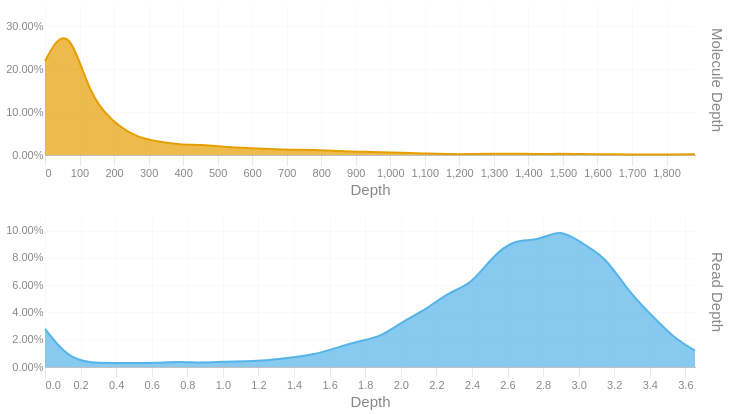

The code cell stored with this chart in its notebook:
### Code cell
readdep = depth_hist(tb['Read Depth'], q99, 3)
readdep = readdep.with_columns(pl.lit('Read Depth').alias('Metric'))
if not SKIPLR:
    moldep = depth_hist(tb['Molecule Depth'], mol_q99, 1)
    moldep = moldep.with_columns(pl.lit('Molecule Depth').alias('Metric'))
    _hist = pl.concat([readdep, moldep])
    _hist = _hist.filter(pl.col('Proportion') != 0)
    with SafeRender(_hist):
        (
            alt.Chart(_hist)        
            .mark_area(interpolate = "basis")
            .encode(
                x=alt.X('Bin:Q').scale(domainMin=0).axis(alt.Axis(title='Depth')),
                y = alt.Y('Proportion:Q', title = None).axis(format = '.2%'),
                color = alt.Color('Metric:N').legend(None),
                row = alt.Row("Metric:N").header(title = None, labelOrient = 'right'),
                tooltip = [
                    alt.Tooltip("Metric:N", title = "Metric"),
                    alt.Tooltip('Interval:N', title = "Depth Interval"),
                    alt.Tooltip('Proportion:Q', title = "% Alignments").format('.2%')
                ]
            )
            .resolve_scale(x='independent', y='independent')
            .properties(
                height = 150, width = 650,
                usermeta={'embedOptions': {'downloadFileName': f'{samplename}.depth.hist'}}
            )
        ).display()
else:
    readdep = readdep.filter(pl.col('Proportion') != 0)
    with SafeRender(readdep):
        (
            alt.Chart(readdep)        
            .mark_area(interpolate = "basis")
            .encode(
                x=alt.X('Bin:Q').scale(domainMin=0).axis(alt.Axis(title='Depth')),
                y = alt.Y('Proportion:Q', title = None).axis(format = '.2%'),
                tooltip = [
                    alt.Tooltip('Interval:N', title = "Depth Interval"),
                    alt.Tooltip('Proportion:Q', title = "% Alignments").format('.2%')
                ]
            )
            .properties(
                usermeta={'embedOptions': {'downloadFileName': f'{samplename}.depth.hist'}}
            )
        ).display()

### Figure 1 — Vega-Lite specification as saved in the notebook (floating-point values rounded to 4 significant figures)
{"width": 650, "height": 150, "config": {"title": {"anchor": "start", "dy": -15, "fontSize": 18, "color": "#888888", "subtitleColor": "#888888", "subtitleFontSize": 14}, "arc": {"fill": "#0072B2"}, "axis": {"domainColor": "#888888", "domainWidth": 0.5, "gridWidth": 0.2, "grid": false, "titleFontWeight": 400, "titleFontSize": 15, "labelFontSize": 11, "labelColor": "#888888", "tickColor": "#888888", "tickWidth": 0.2, "titleColor": "#888888"}, "axisBand": {"grid": false}, "axisX": {"grid": true, "tickSize": 10, "domainCap": "round"}, "axisY": {"domain": false, "grid": true, "tickSize": 0, "domainCap": "round"}, "background": "transparent", "header": {"labelFontSize": 15, "labelColor": "#888888", "titleFontSize": 15, "titleFontWeight": 600, "titleColor": "#888888"}, "legend": {"labelFont": "sans-serif", "labelFontSize": 12, "labelColor": "#888888", "symbolSize": 100, "symbolType": "circle", "titleFontSize": 12, "titlePadding": 10, "titleColor": "#888888", "title": null}, "range": {"category": ["#E69F00", "#56B4E9", "#009E73", "#F0E442", "#0072B2", "#D55E00", "#CC79A7", "#000000"], "diverging": ["#cfe8f3", "#a2d4ec", "#73bfe2", "#46abdb", "#1696d2", "#12719e"]}, "area": {"fill": "#0072B2", "fillOpacity": 0.7, "line": true, "strokeOpacity": 0.7}, "line": {"color": "#0072B2", "stroke": "#0072B2", "strokeWidth": 2}, "trail": {"color": "#0072B2", "stroke": "#0072B2", "strokeWidth": 0, "size": 1}, "point": {"filled": true, "fillOpacity": 1.0, "size": 95}, "text": {"color": "#888888", "fontSize": 11, "align": "right", "fontWeight": 400, "size": 11}, "bar": {"fill": "#0072B2", "stroke": null}, "view": {"stroke": null, "continuousWidth": 660, "continuousHeight": 400}}, "data": {"name": "data-230d2489412ecf18c7e1a649471a6c9b"}, "mark": {"type": "area", "interpolate": "basis"}, "encoding": {"color": {"field": "Metric", "legend": null, "type": "nominal"}, "row": {"field": "Metric", "header": {"title": null, "labelOrient": "right"}, "type": "nominal"}, "tooltip": [{"field": "Metric", "title": "Metric", "type": "nominal"}, {"field": "Interval", "title": "Depth Interval", "type": "nominal"}, {"field": "Proportion", "format": ".2%", "title": "% Alignments", "type": "quantitative"}], "x": {"axis": {"title": "Depth"}, "field": "Bin", "scale": {"domainMin": 0}, "type": "quantitative"}, "y": {"axis": {"format": ".2%"}, "field": "Proportion", "title": null, "type": "quantitative"}}, "resolve": {"scale": {"x": "independent", "y": "independent"}}, "usermeta": {"embedOptions": {"downloadFileName": "S3_Annapolis_037.depth.hist"}}, "$schema": "https://vega.github.io/schema/vega-lite/v6.1.0.json", "datasets": {"data-230d2489412ecf18c7e1a649471a6c9b": [{"Bin": 0.0, "Interval": "0.0-0.126", "Proportion": 0.028, "Metric": "Read Depth"}, {"Bin": 0.126, "Interval": "0.126-0.252", "Proportion": 0.007, "Metric": "Read Depth"}, {"Bin": 0.252, "Interval": "0.252-0.378", "Proportion": 0.003, "Metric": "Read Depth"}, {"Bin": 0.378, "Interval": "0.378-0.504", "Proportion": 0.003, "Metric": "Read Depth"}, {"Bin": 0.504, "Interval": "0.504-0.63", "Proportion": 0.003, "Metric": "Read Depth"}, {"Bin": 0.63, "Interval": "0.63-0.756", "Proportion": 0.003, "Metric": "Read Depth"}, {"Bin": 0.756, "Interval": "0.756-0.882", "Proportion": 0.004, "Metric": "Read Depth"}, {"Bin": 0.882, "Interval": "0.882-1.008", "Proportion": 0.003, "Metric": "Read Depth"}, {"Bin": 1.008, "Interval": "1.008-1.134", "Proportion": 0.004, "Metric": "Read Depth"}, {"Bin": 1.134, "Interval": "1.134-1.26", "Proportion": 0.004, "Metric": "Read Depth"}, {"Bin": 1.26, "Interval": "1.26-1.386", "Proportion": 0.005, "Metric": "Read Depth"}, {"Bin": 1.386, "Interval": "1.386-1.512", "Proportion": 0.007, "Metric": "Read Depth"}, {"Bin": 1.512, "Interval": "1.512-1.638", "Proportion": 0.009, "Metric": "Read Depth"}, {"Bin": 1.638, "Interval": "1.638-1.764", "Proportion": 0.014, "Metric": "Read Depth"}, {"Bin": 1.764, "Interval": "1.764-1.89", "Proportion": 0.019, "Metric": "Read Depth"}, {"Bin": 1.89, "Interval": "1.89-2.016", "Proportion": 0.022, "Metric": "Read Depth"}, {"Bin": 2.016, "Interval": "2.016-2.142", "Proportion": 0.034, "Metric": "Read Depth"}, {"Bin": 2.142, "Interval": "2.142-2.268", "Proportion": 0.042, "Metric": "Read Depth"}, {"Bin": 2.268, "Interval": "2.268-2.394", "Proportion": 0.055, "Metric": "Read Depth"}, {"Bin": 2.394, "Interval": "2.394-2.52", "Proportion": 0.06, "Metric": "Read Depth"}, {"Bin": 2.52, "Interval": "2.52-2.646", "Proportion": 0.082, "Metric": "Read Depth"}, {"Bin": 2.646, "Interval": "2.646-2.772", "Proportion": 0.094, "Metric": "Read Depth"}, {"Bin": 2.772, "Interval": "2.772-2.898", "Proportion": 0.092, "Metric": "Read Depth"}, {"Bin": 2.898, "Interval": "2.898-3.024", "Proportion": 0.102, "Metric": "Read Depth"}, {"Bin": 3.024, "Interval": "3.024-3.15", "Proportion": 0.09, "Metric": "Read Depth"}, {"Bin": 3.15, "Interval": "3.15-3.276", "Proportion": 0.081, "Metric": "Read Depth"}, {"Bin": 3.276, "Interval": "3.276-3.402", "Proportion": 0.056, "Metric": "Read Depth"}, {"Bin": 3.402, "Interval": "3.402-3.528", "Proportion": 0.039, "Metric": "Read Depth"}, {"Bin": 3.528, "Interval": "3.528-3.654", "Proportion": 0.022, "Metric": "Read Depth"}, {"Bin": 3.654, "Interval": "3.654-3.78", "Proportion": 0.012, "Metric": "Read Depth"}, {"Bin": 0.0, "Interval": "0.0-64.9", "Proportion": 0.219, "Metric": "Molecule Depth"}, {"Bin": 64.9, "Interval": "64.9-129.8", "Proportion": 0.315, "Metric": "Molecule Depth"}, {"Bin": 129.8, "Interval": "129.8-194.7", "Proportion": 0.136, "Metric": "Molecule Depth"}, {"Bin": 194.7, "Interval": "194.7-259.6", "Proportion": 0.079, "Metric": "Molecule Depth"}, {"Bin": 259.6, "Interval": "259.6-324.6", "Proportion": 0.043, "Metric": "Molecule Depth"}, {"Bin": 324.6, "Interval": "324.6-389.5", "Proportion": 0.031, "Metric": "Molecule Depth"}, {"Bin": 389.5, "Interval": "389.5-454.4", "Proportion": 0.024, "Metric": "Molecule Depth"}, {"Bin": 454.4, "Interval": "454.4-519.3", "Proportion": 0.024, "Metric": "Molecule Depth"}, {"Bin": 519.3, "Interval": "519.3-584.2", "Proportion": 0.019, "Metric": "Molecule Depth"}, {"Bin": 584.2, "Interval": "584.2-649.1", "Proportion": 0.016, "Metric": "Molecule Depth"}, {"Bin": 649.1, "Interval": "649.1-714.0", "Proportion": 0.014, "Metric": "Molecule Depth"}, {"Bin": 714.0, "Interval": "714.0-778.9", "Proportion": 0.012, "Metric": "Molecule Depth"}, {"Bin": 778.9, "Interval": "778.9-843.9", "Proportion": 0.012, "Metric": "Molecule Depth"}, {"Bin": 843.9, "Interval": "843.9-908.8", "Proportion": 0.009, "Metric": "Molecule Depth"}, {"Bin": 908.8, "Interval": "908.8-973.7", "Proportion": 0.008, "Metric": "Molecule Depth"}, {"Bin": 973.7, "Interval": "973.7-1038.6", "Proportion": 0.006, "Metric": "Molecule Depth"}, {"Bin": 1039.0, "Interval": "1038.6-1103.5", "Proportion": 0.006, "Metric": "Molecule Depth"}, {"Bin": 1104.0, "Interval": "1103.5-1168.4", "Proportion": 0.003, "Metric": "Molecule Depth"}, {"Bin": 1168.0, "Interval": "1168.4-1233.3", "Proportion": 0.002, "Metric": "Molecule Depth"}, {"Bin": 1233.0, "Interval": "1233.3-1298.2", "Proportion": 0.002, "Metric": "Molecule Depth"}, {"Bin": 1298.0, "Interval": "1298.2-1363.2", "Proportion": 0.003, "Metric": "Molecule Depth"}, {"Bin": 1363.0, "Interval": "1363.2-1428.1", "Proportion": 0.003, "Metric": "Molecule Depth"}, {"Bin": 1428.0, "Interval": "1428.1-1493.0", "Proportion": 0.002, "Metric": "Molecule Depth"}, {"Bin": 1493.0, "Interval": "1493.0-1557.9", "Proportion": 0.003, "Metric": "Molecule Depth"}, {"Bin": 1558.0, "Interval": "1557.9-1622.8", "Proportion": 0.002, "Metric": "Molecule Depth"}, {"Bin": 1623.0, "Interval": "1622.8-1687.7", "Proportion": 0.002, "Metric": "Molecule Depth"}, {"Bin": 1688.0, "Interval": "1687.7-1752.6", "Proportion": 0.001, "Metric": "Molecule Depth"}, {"Bin": 1753.0, "Interval": "1752.6-1817.5", "Proportion": 0.001, "Metric": "Molecule Depth"}, {"Bin": 1818.0, "Interval": "1817.5-1882.4", "Proportion": 0.001, "Metric": "Molecule Depth"}, {"Bin": 1882.0, "Interval": "1882.4-1947.36", "Proportion": 0.002, "Metric": "Molecule Depth"}]}}
